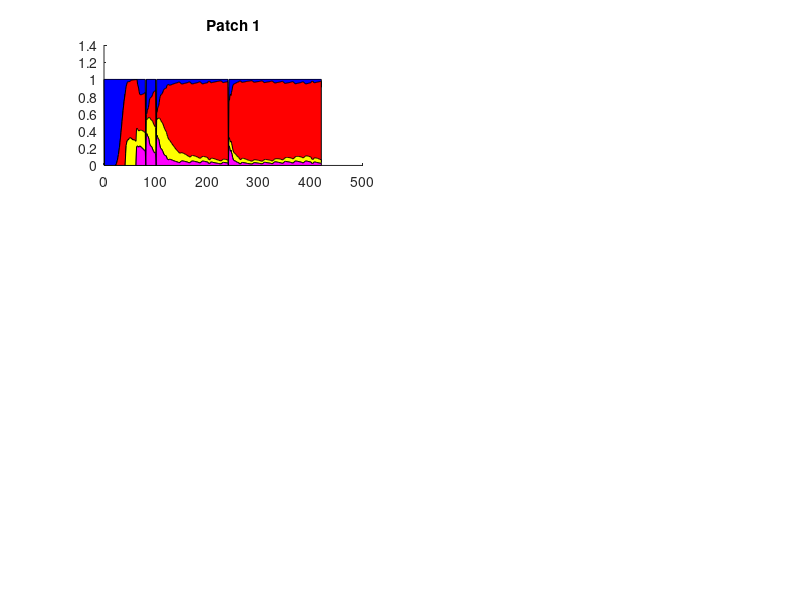

MATLAB code for this plot: (Note: this script raises an error after producing the figure.)
%4-Cup Dispersal w/ LPA Model
%adding direct cost to dispersal

bakari = 1000;
b = 20;
mu_a = 0.0842;
mu_l = 0.6053;
c_ea = 0.0179;
c_el = 0.0003;
c_pa = 0.0;
gammaR = 0.8; % chance of adult leaving any patch
gammaA = rand; % chance of mutant adult leaving any patch
gammaB = rand; % chance of mutant adult leaving any patch
gammaC = rand; % chance of mutant adult leaving any patch

Eps = 0.1; % chance of adult dying from dispersal
k = 4;

index = 1;

MaxT = 20;

DF1i = zeros(MaxT,12);
DF1i(1,1) = 67;
DF1i(1,5) = 26;
DF1i(1,9) = 236;

DF2i = zeros(MaxT,12);
DF2i(1,1) = 67;
DF2i(1,5) = 26;
DF2i(1,9) = 236;

DF3i = zeros(MaxT,12);
DF3i(1,1) = 67;
DF3i(1,5) = 26;
DF3i(1,9) = 236;

DF4i = zeros(MaxT,12);
DF4i(1,1) = 67;
DF4i(1,5) = 26;
DF4i(1,9) = 236;

DF5i = zeros(MaxT,12);
DF5i(1,1) = 67;
DF5i(1,5) = 26;
DF5i(1,9) = 236;

for i = 0:MaxT
    done = 'a';
    % disp([num2str(i/MaxT),'%'])
    for j = i*20+1:20*(i+1)
        %PATCH 1
        DF1i(j+1,1)= b*DF1i(j,9)*exp(-c_ea*(sum(DF1i(j,2*k+1:3*k))-c_el*(sum(DF1i(j,1:1*k)))));
        DF1i(j+1,2)= b*DF1i(j,10)*exp(-c_ea*(sum(DF1i(j,2*k+1:3*k))-c_el*(sum(DF1i(j,1:1*k)))));
        DF1i(j+1,3)= b*DF1i(j,11)*exp(-c_ea*(sum(DF1i(j,2*k+1:3*k))-c_el*(sum(DF1i(j,1:1*k)))));
        DF1i(j+1,4)= b*DF1i(j,12)*exp(-c_ea*(sum(DF1i(j,2*k+1:3*k))-c_el*(sum(DF1i(j,1:1*k)))));

        DF1i(j+1,5)= (1-mu_l)*(DF1i(j,1));
        DF1i(j+1,6)= (1-mu_l)*(DF1i(j,2));
        DF1i(j+1,7)= (1-mu_l)*(DF1i(j,3));
        DF1i(j+1,8)= (1-mu_l)*(DF1i(j,4));

        DF1i(j+1,9) = DF1i(j,5)*exp(-c_pa*(sum(DF1i(j,2*k+1:3*k))))+((1-mu_a)*(1-gammaR))*DF1i(j,9)+1/4*DF5i(j,2*k+1)*gammaR*(1-mu_a)*(1-Eps);
        DF1i(j+1,10) = DF1i(j,6)*exp(-c_pa*(sum(DF1i(j,2*k+1:3*k))))+((1-mu_a)*(1-gammaA))*DF1i(j,10)+1/4*DF5i(j,2*k+2)*gammaA*(1-mu_a)*(1-Eps);
        DF1i(j+1,11) = DF1i(j,7)*exp(-c_pa*(sum(DF1i(j,2*k+1:3*k))))+((1-mu_a)*(1-gammaB))*DF1i(j,11)+1/4*DF5i(j,2*k+3)*gammaB*(1-mu_a)*(1-Eps);
        DF1i(j+1,12) = DF1i(j,8)*exp(-c_pa*(sum(DF1i(j,2*k+1:3*k))))+((1-mu_a)*(1-gammaC))*DF1i(j,12)+1/4*DF5i(j,2*k+4)*gammaC*(1-mu_a)*(1-Eps);

        %PATCH 2
        DF2i(j+1,1)= b*DF2i(j,9)*exp(-c_ea*(sum(DF2i(j,2*k+1:3*k))-c_el*(sum(DF2i(j,1:1*k)))));
        DF2i(j+1,2)= b*DF2i(j,10)*exp(-c_ea*(sum(DF2i(j,2*k+1:3*k))-c_el*(sum(DF2i(j,1:1*k)))));
        DF2i(j+1,3)= b*DF2i(j,11)*exp(-c_ea*(sum(DF2i(j,2*k+1:3*k))-c_el*(sum(DF2i(j,1:1*k)))));
        DF2i(j+1,4)= b*DF2i(j,12)*exp(-c_ea*(sum(DF2i(j,2*k+1:3*k))-c_el*(sum(DF2i(j,1:1*k)))));

        DF2i(j+1,5)= (1-mu_l)*(DF2i(j,1));
        DF2i(j+1,6)= (1-mu_l)*(DF2i(j,2));
        DF2i(j+1,7)= (1-mu_l)*(DF2i(j,3));
        DF2i(j+1,8)= (1-mu_l)*(DF2i(j,4));

        DF2i(j+1,9) = DF2i(j,5)*exp(-c_pa*(sum(DF2i(j,2*k+1:3*k))))+((1-mu_a)*(1-gammaR))*DF2i(j,9)+1/4*DF5i(j,2*k+1)*gammaR*(1-mu_a)*(1-Eps);
        DF2i(j+1,10) = DF2i(j,6)*exp(-c_pa*(sum(DF2i(j,2*k+1:3*k))))+((1-mu_a)*(1-gammaA))*DF2i(j,10)+1/4*DF5i(j,2*k+2)*gammaA*(1-mu_a)*(1-Eps);
        DF2i(j+1,11) = DF2i(j,7)*exp(-c_pa*(sum(DF2i(j,2*k+1:3*k))))+((1-mu_a)*(1-gammaB))*DF2i(j,11)+1/4*DF5i(j,2*k+3)*gammaB*(1-mu_a)*(1-Eps);
        DF2i(j+1,12) = DF2i(j,8)*exp(-c_pa*(sum(DF2i(j,2*k+1:3*k))))+((1-mu_a)*(1-gammaC))*DF2i(j,12)+1/4*DF5i(j,2*k+4)*gammaC*(1-mu_a)*(1-Eps);

        %PATCH 3
        DF3i(j+1,1)= b*DF3i(j,9)*exp(-c_ea*(sum(DF3i(j,2*k+1:3*k))-c_el*(sum(DF3i(j,1:1*k)))));
        DF3i(j+1,2)= b*DF3i(j,10)*exp(-c_ea*(sum(DF3i(j,2*k+1:3*k))-c_el*(sum(DF3i(j,1:1*k)))));
        DF3i(j+1,3)= b*DF3i(j,11)*exp(-c_ea*(sum(DF3i(j,2*k+1:3*k))-c_el*(sum(DF3i(j,1:1*k)))));
        DF3i(j+1,4)= b*DF3i(j,12)*exp(-c_ea*(sum(DF3i(j,2*k+1:3*k))-c_el*(sum(DF3i(j,1:1*k)))));

        DF3i(j+1,5)= (1-mu_l)*(DF3i(j,1));
        DF3i(j+1,6)= (1-mu_l)*(DF3i(j,2));
        DF3i(j+1,7)= (1-mu_l)*(DF3i(j,3));
        DF3i(j+1,8)= (1-mu_l)*(DF3i(j,4));

        DF3i(j+1,9) = DF3i(j,5)*exp(-c_pa*(sum(DF3i(j,2*k+1:3*k))))+((1-mu_a)*(1-gammaR))*DF3i(j,9)+1/4*DF5i(j,2*k+1)*gammaR*(1-mu_a)*(1-Eps);
        DF3i(j+1,10) = DF3i(j,6)*exp(-c_pa*(sum(DF3i(j,2*k+1:3*k))))+((1-mu_a)*(1-gammaA))*DF3i(j,10)+1/4*DF5i(j,2*k+2)*gammaA*(1-mu_a)*(1-Eps);
        DF3i(j+1,11) = DF3i(j,7)*exp(-c_pa*(sum(DF3i(j,2*k+1:3*k))))+((1-mu_a)*(1-gammaB))*DF3i(j,11)+1/4*DF5i(j,2*k+3)*gammaB*(1-mu_a)*(1-Eps);
        DF3i(j+1,12) = DF3i(j,8)*exp(-c_pa*(sum(DF3i(j,2*k+1:3*k))))+((1-mu_a)*(1-gammaC))*DF3i(j,12)+1/4*DF5i(j,2*k+4)*gammaC*(1-mu_a)*(1-Eps);

        %PATCH 4
        DF4i(j+1,1)= b*DF4i(j,9)*exp(-c_ea*(sum(DF4i(j,2*k+1:3*k))-c_el*(sum(DF4i(j,1:1*k)))));
        DF4i(j+1,2)= b*DF4i(j,10)*exp(-c_ea*(sum(DF4i(j,2*k+1:3*k))-c_el*(sum(DF4i(j,1:1*k)))));
        DF4i(j+1,3)= b*DF4i(j,11)*exp(-c_ea*(sum(DF4i(j,2*k+1:3*k))-c_el*(sum(DF4i(j,1:1*k)))));
        DF4i(j+1,4)= b*DF4i(j,12)*exp(-c_ea*(sum(DF4i(j,2*k+1:3*k))-c_el*(sum(DF4i(j,1:1*k)))));

        DF4i(j+1,5)= (1-mu_l)*(DF4i(j,1));
        DF4i(j+1,6)= (1-mu_l)*(DF4i(j,2));
        DF4i(j+1,7)= (1-mu_l)*(DF4i(j,3));
        DF4i(j+1,8)= (1-mu_l)*(DF4i(j,4));

        DF4i(j+1,9) = DF4i(j,5)*exp(-c_pa*(sum(DF4i(j,2*k+1:3*k))))+((1-mu_a)*(1-gammaR))*DF4i(j,9)+1/4*DF5i(j,2*k+1)*gammaR*(1-mu_a)*(1-Eps);
        DF4i(j+1,10) = DF4i(j,6)*exp(-c_pa*(sum(DF4i(j,2*k+1:3*k))))+((1-mu_a)*(1-gammaA))*DF4i(j,10)+1/4*DF5i(j,2*k+2)*gammaA*(1-mu_a)*(1-Eps);
        DF4i(j+1,11) = DF4i(j,7)*exp(-c_pa*(sum(DF4i(j,2*k+1:3*k))))+((1-mu_a)*(1-gammaB))*DF4i(j,11)+1/4*DF5i(j,2*k+3)*gammaB*(1-mu_a)*(1-Eps);
        DF4i(j+1,12) = DF4i(j,8)*exp(-c_pa*(sum(DF4i(j,2*k+1:3*k))))+((1-mu_a)*(1-gammaC))*DF4i(j,12)+1/4*DF5i(j,2*k+4)*gammaC*(1-mu_a)*(1-Eps);
    
        %PATCH 5
        DF5i(j+1,1)= b*DF5i(j,9)*exp(-c_ea*(sum(DF5i(j,2*k+1:3*k))-c_el*(sum(DF5i(j,1:1*k)))));
        DF5i(j+1,2)= b*DF5i(j,10)*exp(-c_ea*(sum(DF5i(j,2*k+1:3*k))-c_el*(sum(DF5i(j,1:1*k)))));
        DF5i(j+1,3)= b*DF5i(j,11)*exp(-c_ea*(sum(DF5i(j,2*k+1:3*k))-c_el*(sum(DF5i(j,1:1*k)))));
        DF5i(j+1,4)= b*DF5i(j,12)*exp(-c_ea*(sum(DF5i(j,2*k+1:3*k))-c_el*(sum(DF5i(j,1:1*k)))));

        DF5i(j+1,5)= (1-mu_l)*(DF5i(j,1));
        DF5i(j+1,6)= (1-mu_l)*(DF5i(j,2));
        DF5i(j+1,7)= (1-mu_l)*(DF5i(j,3));
        DF5i(j+1,8)= (1-mu_l)*(DF5i(j,4));

        DF5i(j+1,9) = DF5i(j,5)*exp(-c_pa*(sum(DF5i(j,2*k+1:3*k))))+((1-mu_a)*(1-gammaR))*DF5i(j,9)+(DF1i(j,2*k+1)+DF2i(j,2*k+1)+DF3i(j,2*k+4)+DF4i(j,2*k+4))*gammaR*(1-mu_a)*(1-Eps);
        DF5i(j+1,10) = DF5i(j,6)*exp(-c_pa*(sum(DF5i(j,2*k+1:3*k))))+((1-mu_a)*(1-gammaA))*DF5i(j,10)+(DF1i(j,2*k+2)+DF2i(j,2*k+2)+DF3i(j,2*k+4)+DF4i(j,2*k+4))*gammaA*(1-mu_a)*(1-Eps);
        DF5i(j+1,11) = DF5i(j,7)*exp(-c_pa*(sum(DF5i(j,2*k+1:3*k))))+((1-mu_a)*(1-gammaB))*DF5i(j,11)+(DF1i(j,2*k+3)+DF2i(j,2*k+3)+DF3i(j,2*k+4)+DF4i(j,2*k+4))*gammaB*(1-mu_a)*(1-Eps);
        DF5i(j+1,12) = DF5i(j,8)*exp(-c_pa*(sum(DF5i(j,2*k+1:3*k))))+((1-mu_a)*(1-gammaC))*DF5i(j,12)+(DF1i(j,2*k+4)+DF2i(j,2*k+4)+DF3i(j,2*k+4)+DF4i(j,2*k+4))*gammaC*(1-mu_a)*(1-Eps);
    end
    randPatchExtinct = randi(5);
    if randPatchExtinct == 1;
        DF1i(20*(i+1)+1,:) = 0;
    elseif randPatchExtinct == 2;
        DF2i(20*(i+1)+1,:) = 0;
    elseif randPatchExtinct == 3;
        DF3i(20*(i+1)+1,:) = 0;
    elseif randPatchExtinct == 4;
        DF4i(20*(i+1)+1,:) = 0;
    elseif randPatchExtinct == 5;
        DF5i(20*(i+1)+1,:) = 0;
    end
    
    while done == 'a';
        randPatch = randi(5);
        while randPatchExtinct == randPatch;
            randPatch = randi(5);
        end
        
        if randPatch == 1 && index < 4;
            if index == 1;
                DF1i(20*(i+1)+1,10) = DF1i(20*(i+1),10)+bakari;
                index = index+1;
                done = 'b';
            elseif index == 2;
                DF1i(20*(i+1)+1,11) = DF1i(20*(i+1),11)+bakari;
                index = index+1;
                done = 'b';
            elseif index == 3;
                DF1i(20*(i+1)+1,12) = DF1i(20*(i+1),12)+bakari;
                index = index+1;
                done = 'b';
            end
            
        elseif randPatch == 2 && index < 4;
            if index == 1;
                DF2i(20*(i+1)+1,10) = DF2i(20*(i+1),10)+bakari;
                index = index+1;
                done = 'b';
            elseif index == 2;
                DF2i(20*(i+1)+1,11) = DF2i(20*(i+1),11)+bakari;
                index = index+1;
                done = 'b';
            elseif index == 3;
                DF2i(20*(i+1)+1,12) = DF2i(20*(i+1),12)+bakari;
                index = index+1;
                done = 'b';
            end
            
        elseif randPatch == 3 && index < 4;
            if index == 1;
                DF3i(20*(i+1)+1,10) = DF3i(20*(i+1),10)+bakari;
                index = index+1;
                done = 'b';
            elseif index == 2;
                DF3i(20*(i+1)+1,11) = DF3i(20*(i+1),11)+bakari;
                index = index+1;
                done = 'b';
            elseif index == 3;
                DF3i(20*(i+1)+1,12) = DF3i(20*(i+1),12)+bakari;
                index = index+1;
                done = 'b';
            end
            
        elseif randPatch == 4 && index < 4;
            if index == 1;
                DF4i(20*(i+1)+1,10) = DF4i(20*(i+1),10)+bakari;
                index = index+1;
                done = 'b';
            elseif index == 2;
                DF4i(20*(i+1)+1,11) = DF4i(20*(i+1),11)+bakari;
                index = index+1;
                done = 'b';
            elseif index == 3;
                DF4i(20*(i+1)+1,12) = DF4i(20*(i+1),12)+bakari;
                index = index+1;
                done = 'b';
            end
            
        elseif randPatch == 5 && index < 4;
            if index == 1;
                DF5i(20*(i+1)+1,10) = DF5i(20*(i+1),10)+bakari;
                index = index+1;
                done = 'b';
            elseif index == 2;
                DF5i(20*(i+1)+1,11) = DF5i(20*(i+1),11)+bakari;
                index = index+1;
                done = 'b';
            elseif index == 3;
                DF5i(20*(i+1)+1,12) = DF5i(20*(i+1),12)+bakari;
                index = index+1;
                done = 'b';
            end
        else
            done = 'b';
        end
    end
    
end

%Proportion%%%%%%%%%%%%%%%%%%%%%%%%%%%%%%%%%%%%%%%%%%%%%%%%%%%%%%%%%%%%%%%
x = [1:421 421:-1:1 0]';
bottom = zeros([1 421])';
LPAr1sum = DF1i(:,1) + DF1i(:,5) + DF1i(:,9);
LPAm1asum = DF1i(:,2) + DF1i(:,6) + DF1i(:,10);
LPAm1bsum = DF1i(:,3) + DF1i(:,7) + DF1i(:,11);
LPAm1csum = DF1i(:,4) + DF1i(:,8) + DF1i(:,12);
subplot(3,2,1);
LPAr1prop = LPAr1sum./(LPAr1sum+LPAm1asum+LPAm1bsum+LPAm1csum);
LPAr1prop(isnan(LPAr1prop)) = 0;
LPAm1aprop = LPAm1asum./(LPAr1sum+LPAm1asum+LPAm1bsum+LPAm1csum);
LPAm1aprop(isnan(LPAm1aprop)) = 0;
LPAm1bprop = LPAm1bsum./(LPAr1sum+LPAm1asum+LPAm1bsum+LPAm1csum);
LPAm1bprop(isnan(LPAm1bprop)) = 0;
LPAm1cprop = LPAm1csum./(LPAr1sum+LPAm1asum+LPAm1bsum+LPAm1csum);
LPAm1cprop(isnan(LPAm1cprop)) = 0;
yr1 = [LPAr1prop+LPAm1aprop+LPAm1cprop+LPAm1bprop; LPAm1aprop(421:-1:1,1); 1];
patch(x,yr1,'blue')
hold on
ym1a = [LPAm1aprop+LPAm1cprop+LPAm1bprop; LPAm1bprop(421:-1:1,1); LPAm1aprop(1,1)];
patch(x,ym1a,'red')
ym1b = [LPAm1cprop+LPAm1bprop; LPAm1cprop(421:-1:1,1); LPAm1bprop(1,1)];
patch(x,ym1b,'yellow')
ym1c = [LPAm1cprop; bottom(421:-1:1,1); LPAm1cprop(1,1)];
patch(x,ym1c,'magenta')
title('Patch 1')
ax= gca;
ax.XLim = [0, 421];
currentax = ax.XLim;
hold off


LPAr2sum = DF2i(:,1) + DF2i(:,5) + DF2i(:,9);
LPAm2asum = DF2i(:,2) + DF2i(:,6) + DF2i(:,10);
LPAm2bsum = DF2i(:,3) + DF2i(:,7) + DF2i(:,11);
LPAm2csum = DF2i(:,4) + DF2i(:,8) + DF2i(:,12);
subplot(3,2,2);
LPAr2prop = LPAr2sum./(LPAr2sum+LPAm2asum+LPAm2bsum+LPAm2csum);
LPAr2prop(isnan(LPAr2prop)) = 0;
LPAm2aprop = LPAm2asum./(LPAr2sum+LPAm2asum+LPAm2bsum+LPAm2csum);
LPAm2aprop(isnan(LPAm2aprop)) = 0;
LPAm2bprop = LPAm2bsum./(LPAr2sum+LPAm2asum+LPAm2bsum+LPAm2csum);
LPAm2bprop(isnan(LPAm2bprop)) = 0;
LPAm2cprop = LPAm2csum./(LPAr2sum+LPAm2asum+LPAm2bsum+LPAm2csum);
LPAm2cprop(isnan(LPAm2cprop)) = 0;
yr2 = [LPAr2prop+LPAm2aprop+LPAm2cprop+LPAm2bprop; LPAm2aprop(421:-1:1,1); 1];
patch(x,yr2,'blue')
hold on
ym2a = [LPAm2aprop+LPAm2cprop+LPAm2bprop; LPAm2bprop(421:-1:1,1); LPAm2aprop(1,1)];
patch(x,ym2a,'red')
ym2b = [LPAm2cprop+LPAm2bprop; LPAm2cprop(421:-1:1,1); LPAm2bprop(1,1)];
patch(x,ym2b,'yellow')
ym2c = [LPAm2cprop; bottom(421:-1:1,1); LPAm2cprop(1,1)];
patch(x,ym2c,'magenta')
title('Patch 2')
ax= gca;
ax.XLim = currentax;
hold off


LPAr3sum = DF3i(:,1) + DF3i(:,5) + DF3i(:,9);
LPAm3asum = DF3i(:,2) + DF3i(:,6) + DF3i(:,10);
LPAm3bsum = DF3i(:,3) + DF3i(:,7) + DF3i(:,11);
LPAm3csum = DF3i(:,4) + DF3i(:,8) + DF3i(:,12);
ax3 = subplot(3,2,3);
LPAr3prop = LPAr3sum./(LPAr3sum+LPAm3asum+LPAm3bsum+LPAm3csum);
LPAr3prop(isnan(LPAr3prop)) = 0;
LPAm3aprop = LPAm3asum./(LPAr3sum+LPAm3asum+LPAm3bsum+LPAm3csum);
LPAm3aprop(isnan(LPAm3aprop)) = 0;
LPAm3bprop = LPAm3bsum./(LPAr3sum+LPAm3asum+LPAm3bsum+LPAm3csum);
LPAm3bprop(isnan(LPAm3bprop)) = 0;
LPAm3cprop = LPAm3csum./(LPAr3sum+LPAm3asum+LPAm3bsum+LPAm3csum);
LPAm3cprop(isnan(LPAm3cprop)) = 0;
yr3 = [LPAr3prop+LPAm3aprop+LPAm3cprop+LPAm3bprop; LPAm3aprop(421:-1:1,1); 1];
patch(x,yr3,'blue')
hold on
ym3a = [LPAm3aprop+LPAm3cprop+LPAm3bprop; LPAm3bprop(421:-1:1,1); LPAm3aprop(1,1)];
patch(x,ym3a,'red')
ym3b = [LPAm3cprop+LPAm3bprop; LPAm3cprop(421:-1:1,1); LPAm3bprop(1,1)];
patch(x,ym3b,'yellow')
ym3c = [LPAm3cprop; bottom(421:-1:1,1); LPAm3cprop(1,1)];
patch(x,ym3c,'magenta')
title('Patch 3')
ax= gca;
ax.XLim = currentax;
ax3.YLabel.String = 'Proportion';
hold off

LPAr4sum = DF4i(:,1) + DF4i(:,5) + DF4i(:,9);
LPAm4asum = DF4i(:,2) + DF4i(:,6) + DF4i(:,10);
LPAm4bsum = DF4i(:,3) + DF4i(:,7) + DF4i(:,11);
LPAm4csum = DF4i(:,4) + DF4i(:,8) + DF4i(:,12);
subplot(3,2,4);
LPAr4prop = LPAr4sum./(LPAr4sum+LPAm4asum+LPAm4bsum+LPAm4csum);
LPAr4prop(isnan(LPAr4prop)) = 0;
LPAm4aprop = LPAm4asum./(LPAr4sum+LPAm4asum+LPAm4bsum+LPAm4csum);
LPAm4aprop(isnan(LPAm4aprop)) = 0;
LPAm4bprop = LPAm4bsum./(LPAr4sum+LPAm4asum+LPAm4bsum+LPAm4csum);
LPAm4bprop(isnan(LPAm4bprop)) = 0;
LPAm4cprop = LPAm4csum./(LPAr4sum+LPAm4asum+LPAm4bsum+LPAm4csum);
LPAm4cprop(isnan(LPAm4cprop)) = 0;
yr4 = [LPAr4prop+LPAm4aprop+LPAm4cprop+LPAm4bprop; LPAm4aprop(421:-1:1,1); 1];
patch(x,yr4,'blue')
hold on
ym4a = [LPAm4aprop+LPAm4cprop+LPAm4bprop; LPAm4bprop(421:-1:1,1); LPAm4aprop(1,1)];
patch(x,ym4a,'red')
ym4b = [LPAm4cprop+LPAm4bprop; LPAm4cprop(421:-1:1,1); LPAm4bprop(1,1)];
patch(x,ym4b,'yellow')
ym4c = [LPAm4cprop; bottom(421:-1:1,1); LPAm4cprop(1,1)];
patch(x,ym4c,'magenta')
title('Patch 4')
ax= gca;
ax.XLim = currentax;
hold off

LPAr5sum = DF5i(:,1) + DF5i(:,5) + DF5i(:,9);
LPAm5asum = DF5i(:,2) + DF5i(:,6) + DF5i(:,10);
LPAm5bsum = DF5i(:,3) + DF5i(:,7) + DF5i(:,11);
LPAm5csum = DF5i(:,4) + DF5i(:,8) + DF5i(:,12);
ax5 = subplot(3,2,5);
LPAr5prop = LPAr5sum./(LPAr5sum+LPAm5asum+LPAm5bsum+LPAm5csum);
LPAr5prop(isnan(LPAr5prop)) = 0;
LPAm5aprop = LPAm5asum./(LPAr5sum+LPAm5asum+LPAm5bsum+LPAm5csum);
LPAm5aprop(isnan(LPAm5aprop)) = 0;
LPAm5bprop = LPAm5bsum./(LPAr5sum+LPAm5asum+LPAm5bsum+LPAm5csum);
LPAm5bprop(isnan(LPAm5bprop)) = 0;
LPAm5cprop = LPAm5csum./(LPAr5sum+LPAm5asum+LPAm5bsum+LPAm5csum);
LPAm5cprop(isnan(LPAm5cprop)) = 0;
yr5 = [LPAr5prop+LPAm5aprop+LPAm5cprop+LPAm5bprop; LPAm5aprop(421:-1:1,1); 1];
patch(x,yr5,'blue')
hold on
ym5a = [LPAm5aprop+LPAm5cprop+LPAm5bprop; LPAm5bprop(421:-1:1,1); LPAm5aprop(1,1)];
patch(x,ym5a,'red')
ym5b = [LPAm5cprop+LPAm5bprop; LPAm5cprop(421:-1:1,1); LPAm5bprop(1,1)];
patch(x,ym5b,'yellow')
ym5c = [LPAm5cprop; bottom(421:-1:1,1); LPAm5cprop(1,1)];
patch(x,ym5c,'magenta')
title('Patch 5')
ax= gca;
ax.XLim = currentax;
ax5.XLabel.String = 'Time(Bi-weekly)';
hold off

lgnd = legend(strcat('\gamma_{R} = ',num2str(gammaR)),strcat('\gamma_{A} = ',num2str(gammaA)),...
    strcat('\gamma_{B} = ',num2str(gammaB)),strcat('\gamma_{C} = ',num2str(gammaC)),'NumColumns',1)
lgnd.Position(1) = 0.6;
lgnd.Position(2) = 0.15;
